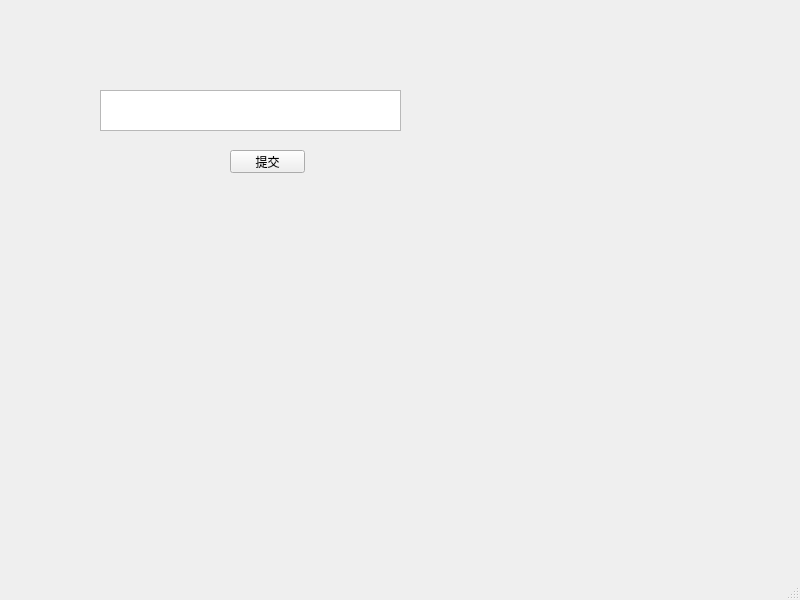
<?xml version="1.0" encoding="UTF-8"?>
<ui version="4.0">
 <class>MainWindow</class>
 <widget class="QMainWindow" name="MainWindow">
  <property name="geometry">
   <rect>
    <x>0</x>
    <y>0</y>
    <width>800</width>
    <height>600</height>
   </rect>
  </property>
  <property name="windowTitle">
   <string>MainWindow</string>
  </property>
  <widget class="QWidget" name="centralwidget">
   <widget class="QTextEdit" name="textEdit">
    <property name="geometry">
     <rect>
      <x>100</x>
      <y>90</y>
      <width>301</width>
      <height>41</height>
     </rect>
    </property>
   </widget>
   <widget class="QPushButton" name="tijiao">
    <property name="geometry">
     <rect>
      <x>230</x>
      <y>150</y>
      <width>75</width>
      <height>23</height>
     </rect>
    </property>
    <property name="text">
     <string>提交</string>
    </property>
   </widget>
  </widget>
  <widget class="QMenuBar" name="menubar">
   <property name="geometry">
    <rect>
     <x>0</x>
     <y>0</y>
     <width>800</width>
     <height>23</height>
    </rect>
   </property>
  </widget>
  <widget class="QStatusBar" name="statusbar"/>
 </widget>
 <resources/>
 <connections/>
</ui>
